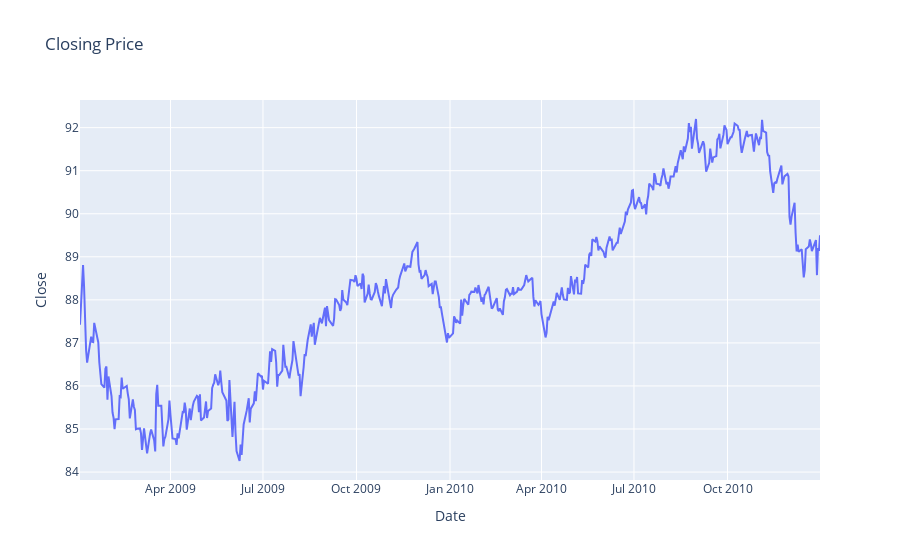

Notebook source saved alongside this figure:
### Markdown cell above
Distribution wise, the data is fairly distributed.

### Code cell
fig = px.line(after, x="Date", y="Close",  
              title='Closing Price')
fig.show()

### Figure 1 — Plotly figure (JSON) as saved in the notebook; plotly's stock layout.template omitted (floating-point values rounded to 4 significant figures; data arrays with more than 128 entries replaced by an {"elided": "..."} marker saying what was removed)
{"data": [{"hovertemplate": "Date=%{x}<br>Close=%{y}<extra></extra>", "legendgroup": "", "line": {"color": "#636efa", "dash": "solid"}, "marker": {"symbol": "circle"}, "mode": "lines", "name": "", "orientation": "v", "showlegend": false, "type": "scatter", "x": {"elided": "504 str values"}, "xaxis": "x", "y": {"elided": "504 float values"}, "yaxis": "y"}], "layout": {"legend": {"tracegroupgap": 0}, "title": {"text": "Closing Price"}, "xaxis": {"anchor": "y", "domain": [0, 1], "title": {"text": "Date"}}, "yaxis": {"anchor": "x", "domain": [0, 1], "title": {"text": "Close"}}}}
